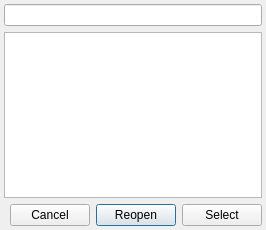
<?xml version="1.0" encoding="UTF-8"?>
<ui version="4.0">
 <class>EncodingDialog</class>
 <widget class="QDialog" name="EncodingDialog">
  <property name="geometry">
   <rect>
    <x>0</x>
    <y>0</y>
    <width>260</width>
    <height>230</height>
   </rect>
  </property>
  <property name="windowTitle">
   <string>Select Encoding</string>
  </property>
  <layout class="QHBoxLayout" name="horizontalLayout">
   <property name="margin">
    <number>4</number>
   </property>
   <item>
    <layout class="QGridLayout" name="gridLayout">
     <item row="3" column="2">
      <widget class="QPushButton" name="reopenButton">
       <property name="text">
        <string>Reopen</string>
       </property>
      </widget>
     </item>
     <item row="3" column="3">
      <widget class="QPushButton" name="selectButton">
       <property name="text">
        <string>Select</string>
       </property>
      </widget>
     </item>
     <item row="3" column="0">
      <spacer name="horizontalSpacer">
       <property name="orientation">
        <enum>Qt::Horizontal</enum>
       </property>
       <property name="sizeHint" stdset="0">
        <size>
         <width>40</width>
         <height>20</height>
        </size>
       </property>
      </spacer>
     </item>
     <item row="1" column="0" colspan="4">
      <widget class="QListView" name="encodingListView">
       <property name="editTriggers">
        <set>QAbstractItemView::NoEditTriggers</set>
       </property>
      </widget>
     </item>
     <item row="0" column="0" colspan="4">
      <widget class="QLineEdit" name="encodingFilter"/>
     </item>
     <item row="3" column="1">
      <widget class="QPushButton" name="cancelButton">
       <property name="text">
        <string>Cancel</string>
       </property>
      </widget>
     </item>
    </layout>
   </item>
  </layout>
 </widget>
 <tabstops>
  <tabstop>encodingFilter</tabstop>
  <tabstop>encodingListView</tabstop>
  <tabstop>cancelButton</tabstop>
  <tabstop>reopenButton</tabstop>
  <tabstop>selectButton</tabstop>
 </tabstops>
 <resources/>
 <connections/>
</ui>
